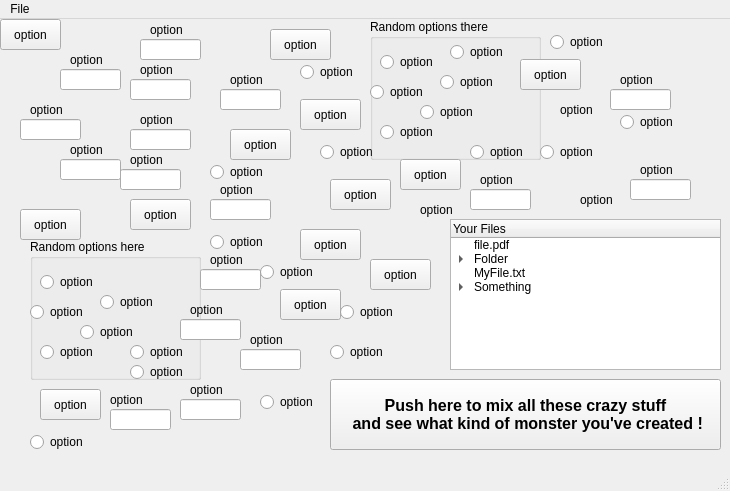
<?xml version="1.0" encoding="UTF-8"?>
<ui version="4.0">
 <class>MainWindow</class>
 <widget class="QMainWindow" name="MainWindow">
  <property name="geometry">
   <rect>
    <x>0</x>
    <y>0</y>
    <width>730</width>
    <height>491</height>
   </rect>
  </property>
  <property name="windowTitle">
   <string>MainWindow</string>
  </property>
  <widget class="QWidget" name="centralwidget">
   <widget class="QGroupBox" name="groupBox">
    <property name="geometry">
     <rect>
      <x>30</x>
      <y>220</y>
      <width>171</width>
      <height>141</height>
     </rect>
    </property>
    <property name="title">
     <string>Random options here</string>
    </property>
    <widget class="QRadioButton" name="radioButton">
     <property name="geometry">
      <rect>
       <x>10</x>
       <y>30</y>
       <width>109</width>
       <height>26</height>
      </rect>
     </property>
     <property name="text">
      <string>option</string>
     </property>
    </widget>
    <widget class="QRadioButton" name="radioButton_2">
     <property name="geometry">
      <rect>
       <x>0</x>
       <y>60</y>
       <width>109</width>
       <height>26</height>
      </rect>
     </property>
     <property name="text">
      <string>option</string>
     </property>
    </widget>
    <widget class="QRadioButton" name="radioButton_3">
     <property name="geometry">
      <rect>
       <x>10</x>
       <y>100</y>
       <width>109</width>
       <height>26</height>
      </rect>
     </property>
     <property name="text">
      <string>option</string>
     </property>
    </widget>
    <widget class="QRadioButton" name="radioButton_4">
     <property name="geometry">
      <rect>
       <x>70</x>
       <y>50</y>
       <width>109</width>
       <height>26</height>
      </rect>
     </property>
     <property name="text">
      <string>option</string>
     </property>
    </widget>
    <widget class="QRadioButton" name="radioButton_5">
     <property name="geometry">
      <rect>
       <x>50</x>
       <y>80</y>
       <width>109</width>
       <height>26</height>
      </rect>
     </property>
     <property name="text">
      <string>option</string>
     </property>
    </widget>
    <widget class="QRadioButton" name="radioButton_6">
     <property name="geometry">
      <rect>
       <x>100</x>
       <y>120</y>
       <width>109</width>
       <height>26</height>
      </rect>
     </property>
     <property name="text">
      <string>option</string>
     </property>
    </widget>
    <widget class="QRadioButton" name="radioButton_7">
     <property name="geometry">
      <rect>
       <x>100</x>
       <y>100</y>
       <width>109</width>
       <height>26</height>
      </rect>
     </property>
     <property name="text">
      <string>option</string>
     </property>
    </widget>
   </widget>
   <widget class="QLineEdit" name="lineEdit">
    <property name="geometry">
     <rect>
      <x>60</x>
      <y>50</y>
      <width>61</width>
      <height>21</height>
     </rect>
    </property>
   </widget>
   <widget class="QLabel" name="label">
    <property name="geometry">
     <rect>
      <x>70</x>
      <y>30</y>
      <width>64</width>
      <height>21</height>
     </rect>
    </property>
    <property name="text">
     <string>option</string>
    </property>
   </widget>
   <widget class="QLineEdit" name="lineEdit_2">
    <property name="geometry">
     <rect>
      <x>130</x>
      <y>60</y>
      <width>61</width>
      <height>21</height>
     </rect>
    </property>
   </widget>
   <widget class="QLabel" name="label_2">
    <property name="geometry">
     <rect>
      <x>140</x>
      <y>40</y>
      <width>64</width>
      <height>21</height>
     </rect>
    </property>
    <property name="text">
     <string>option</string>
    </property>
   </widget>
   <widget class="QLineEdit" name="lineEdit_3">
    <property name="geometry">
     <rect>
      <x>140</x>
      <y>20</y>
      <width>61</width>
      <height>21</height>
     </rect>
    </property>
   </widget>
   <widget class="QLabel" name="label_3">
    <property name="geometry">
     <rect>
      <x>150</x>
      <y>0</y>
      <width>64</width>
      <height>21</height>
     </rect>
    </property>
    <property name="text">
     <string>option</string>
    </property>
   </widget>
   <widget class="QLineEdit" name="lineEdit_4">
    <property name="geometry">
     <rect>
      <x>120</x>
      <y>150</y>
      <width>61</width>
      <height>21</height>
     </rect>
    </property>
   </widget>
   <widget class="QLabel" name="label_4">
    <property name="geometry">
     <rect>
      <x>130</x>
      <y>130</y>
      <width>64</width>
      <height>21</height>
     </rect>
    </property>
    <property name="text">
     <string>option</string>
    </property>
   </widget>
   <widget class="QLineEdit" name="lineEdit_5">
    <property name="geometry">
     <rect>
      <x>60</x>
      <y>140</y>
      <width>61</width>
      <height>21</height>
     </rect>
    </property>
   </widget>
   <widget class="QLabel" name="label_5">
    <property name="geometry">
     <rect>
      <x>70</x>
      <y>120</y>
      <width>64</width>
      <height>21</height>
     </rect>
    </property>
    <property name="text">
     <string>option</string>
    </property>
   </widget>
   <widget class="QLineEdit" name="lineEdit_6">
    <property name="geometry">
     <rect>
      <x>20</x>
      <y>100</y>
      <width>61</width>
      <height>21</height>
     </rect>
    </property>
   </widget>
   <widget class="QLabel" name="label_6">
    <property name="geometry">
     <rect>
      <x>30</x>
      <y>80</y>
      <width>64</width>
      <height>21</height>
     </rect>
    </property>
    <property name="text">
     <string>option</string>
    </property>
   </widget>
   <widget class="QLineEdit" name="lineEdit_7">
    <property name="geometry">
     <rect>
      <x>220</x>
      <y>70</y>
      <width>61</width>
      <height>21</height>
     </rect>
    </property>
   </widget>
   <widget class="QLabel" name="label_7">
    <property name="geometry">
     <rect>
      <x>230</x>
      <y>50</y>
      <width>64</width>
      <height>21</height>
     </rect>
    </property>
    <property name="text">
     <string>option</string>
    </property>
   </widget>
   <widget class="QLineEdit" name="lineEdit_8">
    <property name="geometry">
     <rect>
      <x>130</x>
      <y>110</y>
      <width>61</width>
      <height>21</height>
     </rect>
    </property>
   </widget>
   <widget class="QLabel" name="label_8">
    <property name="geometry">
     <rect>
      <x>140</x>
      <y>90</y>
      <width>64</width>
      <height>21</height>
     </rect>
    </property>
    <property name="text">
     <string>option</string>
    </property>
   </widget>
   <widget class="QLineEdit" name="lineEdit_9">
    <property name="geometry">
     <rect>
      <x>180</x>
      <y>300</y>
      <width>61</width>
      <height>21</height>
     </rect>
    </property>
   </widget>
   <widget class="QLabel" name="label_9">
    <property name="geometry">
     <rect>
      <x>190</x>
      <y>280</y>
      <width>64</width>
      <height>21</height>
     </rect>
    </property>
    <property name="text">
     <string>option</string>
    </property>
   </widget>
   <widget class="QLineEdit" name="lineEdit_10">
    <property name="geometry">
     <rect>
      <x>200</x>
      <y>250</y>
      <width>61</width>
      <height>21</height>
     </rect>
    </property>
   </widget>
   <widget class="QLabel" name="label_10">
    <property name="geometry">
     <rect>
      <x>210</x>
      <y>230</y>
      <width>64</width>
      <height>21</height>
     </rect>
    </property>
    <property name="text">
     <string>option</string>
    </property>
   </widget>
   <widget class="QLineEdit" name="lineEdit_11">
    <property name="geometry">
     <rect>
      <x>180</x>
      <y>380</y>
      <width>61</width>
      <height>21</height>
     </rect>
    </property>
   </widget>
   <widget class="QLabel" name="label_11">
    <property name="geometry">
     <rect>
      <x>190</x>
      <y>360</y>
      <width>64</width>
      <height>21</height>
     </rect>
    </property>
    <property name="text">
     <string>option</string>
    </property>
   </widget>
   <widget class="QLineEdit" name="lineEdit_12">
    <property name="geometry">
     <rect>
      <x>110</x>
      <y>390</y>
      <width>61</width>
      <height>21</height>
     </rect>
    </property>
   </widget>
   <widget class="QLabel" name="label_12">
    <property name="geometry">
     <rect>
      <x>110</x>
      <y>370</y>
      <width>64</width>
      <height>21</height>
     </rect>
    </property>
    <property name="text">
     <string>option</string>
    </property>
   </widget>
   <widget class="QLineEdit" name="lineEdit_13">
    <property name="geometry">
     <rect>
      <x>240</x>
      <y>330</y>
      <width>61</width>
      <height>21</height>
     </rect>
    </property>
   </widget>
   <widget class="QLabel" name="label_13">
    <property name="geometry">
     <rect>
      <x>250</x>
      <y>310</y>
      <width>64</width>
      <height>21</height>
     </rect>
    </property>
    <property name="text">
     <string>option</string>
    </property>
   </widget>
   <widget class="QLineEdit" name="lineEdit_14">
    <property name="geometry">
     <rect>
      <x>210</x>
      <y>180</y>
      <width>61</width>
      <height>21</height>
     </rect>
    </property>
   </widget>
   <widget class="QLabel" name="label_14">
    <property name="geometry">
     <rect>
      <x>220</x>
      <y>160</y>
      <width>64</width>
      <height>21</height>
     </rect>
    </property>
    <property name="text">
     <string>option</string>
    </property>
   </widget>
   <widget class="QPushButton" name="pushButton">
    <property name="geometry">
     <rect>
      <x>20</x>
      <y>190</y>
      <width>61</width>
      <height>31</height>
     </rect>
    </property>
    <property name="text">
     <string>option</string>
    </property>
   </widget>
   <widget class="QPushButton" name="pushButton_2">
    <property name="geometry">
     <rect>
      <x>130</x>
      <y>180</y>
      <width>61</width>
      <height>31</height>
     </rect>
    </property>
    <property name="text">
     <string>option</string>
    </property>
   </widget>
   <widget class="QPushButton" name="pushButton_3">
    <property name="geometry">
     <rect>
      <x>230</x>
      <y>110</y>
      <width>61</width>
      <height>31</height>
     </rect>
    </property>
    <property name="text">
     <string>option</string>
    </property>
   </widget>
   <widget class="QPushButton" name="pushButton_4">
    <property name="geometry">
     <rect>
      <x>270</x>
      <y>10</y>
      <width>61</width>
      <height>31</height>
     </rect>
    </property>
    <property name="text">
     <string>option</string>
    </property>
   </widget>
   <widget class="QPushButton" name="pushButton_5">
    <property name="geometry">
     <rect>
      <x>300</x>
      <y>80</y>
      <width>61</width>
      <height>31</height>
     </rect>
    </property>
    <property name="text">
     <string>option</string>
    </property>
   </widget>
   <widget class="QPushButton" name="pushButton_6">
    <property name="geometry">
     <rect>
      <x>300</x>
      <y>210</y>
      <width>61</width>
      <height>31</height>
     </rect>
    </property>
    <property name="text">
     <string>option</string>
    </property>
   </widget>
   <widget class="QPushButton" name="pushButton_7">
    <property name="geometry">
     <rect>
      <x>330</x>
      <y>160</y>
      <width>61</width>
      <height>31</height>
     </rect>
    </property>
    <property name="text">
     <string>option</string>
    </property>
   </widget>
   <widget class="QPushButton" name="pushButton_8">
    <property name="geometry">
     <rect>
      <x>280</x>
      <y>270</y>
      <width>61</width>
      <height>31</height>
     </rect>
    </property>
    <property name="text">
     <string>option</string>
    </property>
   </widget>
   <widget class="QPushButton" name="pushButton_9">
    <property name="geometry">
     <rect>
      <x>40</x>
      <y>370</y>
      <width>61</width>
      <height>31</height>
     </rect>
    </property>
    <property name="text">
     <string>option</string>
    </property>
   </widget>
   <widget class="QPushButton" name="pushButton_10">
    <property name="geometry">
     <rect>
      <x>0</x>
      <y>0</y>
      <width>61</width>
      <height>31</height>
     </rect>
    </property>
    <property name="text">
     <string>option</string>
    </property>
   </widget>
   <widget class="QRadioButton" name="radioButton_9">
    <property name="geometry">
     <rect>
      <x>210</x>
      <y>140</y>
      <width>109</width>
      <height>26</height>
     </rect>
    </property>
    <property name="text">
     <string>option</string>
    </property>
   </widget>
   <widget class="QRadioButton" name="radioButton_10">
    <property name="geometry">
     <rect>
      <x>210</x>
      <y>210</y>
      <width>109</width>
      <height>26</height>
     </rect>
    </property>
    <property name="text">
     <string>option</string>
    </property>
   </widget>
   <widget class="QRadioButton" name="radioButton_11">
    <property name="geometry">
     <rect>
      <x>260</x>
      <y>240</y>
      <width>109</width>
      <height>26</height>
     </rect>
    </property>
    <property name="text">
     <string>option</string>
    </property>
   </widget>
   <widget class="QRadioButton" name="radioButton_12">
    <property name="geometry">
     <rect>
      <x>260</x>
      <y>370</y>
      <width>109</width>
      <height>26</height>
     </rect>
    </property>
    <property name="text">
     <string>option</string>
    </property>
   </widget>
   <widget class="QRadioButton" name="radioButton_13">
    <property name="geometry">
     <rect>
      <x>320</x>
      <y>120</y>
      <width>109</width>
      <height>26</height>
     </rect>
    </property>
    <property name="text">
     <string>option</string>
    </property>
   </widget>
   <widget class="QRadioButton" name="radioButton_14">
    <property name="geometry">
     <rect>
      <x>300</x>
      <y>40</y>
      <width>109</width>
      <height>26</height>
     </rect>
    </property>
    <property name="text">
     <string>option</string>
    </property>
   </widget>
   <widget class="QPushButton" name="pushButton_11">
    <property name="geometry">
     <rect>
      <x>330</x>
      <y>360</y>
      <width>391</width>
      <height>71</height>
     </rect>
    </property>
    <property name="font">
     <font>
      <pointsize>12</pointsize>
      <weight>75</weight>
      <bold>true</bold>
     </font>
    </property>
    <property name="text">
     <string>Push here to mix all these crazy stuff
 and see what kind of monster you've created !</string>
    </property>
    <property name="default">
     <bool>false</bool>
    </property>
    <property name="flat">
     <bool>false</bool>
    </property>
   </widget>
   <widget class="QGroupBox" name="groupBox_2">
    <property name="geometry">
     <rect>
      <x>370</x>
      <y>0</y>
      <width>171</width>
      <height>141</height>
     </rect>
    </property>
    <property name="title">
     <string>Random options there</string>
    </property>
    <widget class="QRadioButton" name="radioButton_15">
     <property name="geometry">
      <rect>
       <x>10</x>
       <y>30</y>
       <width>109</width>
       <height>26</height>
      </rect>
     </property>
     <property name="text">
      <string>option</string>
     </property>
    </widget>
    <widget class="QRadioButton" name="radioButton_16">
     <property name="geometry">
      <rect>
       <x>0</x>
       <y>60</y>
       <width>109</width>
       <height>26</height>
      </rect>
     </property>
     <property name="text">
      <string>option</string>
     </property>
    </widget>
    <widget class="QRadioButton" name="radioButton_17">
     <property name="geometry">
      <rect>
       <x>10</x>
       <y>100</y>
       <width>109</width>
       <height>26</height>
      </rect>
     </property>
     <property name="text">
      <string>option</string>
     </property>
    </widget>
    <widget class="QRadioButton" name="radioButton_18">
     <property name="geometry">
      <rect>
       <x>70</x>
       <y>50</y>
       <width>109</width>
       <height>26</height>
      </rect>
     </property>
     <property name="text">
      <string>option</string>
     </property>
    </widget>
    <widget class="QRadioButton" name="radioButton_19">
     <property name="geometry">
      <rect>
       <x>50</x>
       <y>80</y>
       <width>109</width>
       <height>26</height>
      </rect>
     </property>
     <property name="text">
      <string>option</string>
     </property>
    </widget>
    <widget class="QRadioButton" name="radioButton_20">
     <property name="geometry">
      <rect>
       <x>100</x>
       <y>120</y>
       <width>109</width>
       <height>26</height>
      </rect>
     </property>
     <property name="text">
      <string>option</string>
     </property>
    </widget>
    <widget class="QRadioButton" name="radioButton_22">
     <property name="geometry">
      <rect>
       <x>80</x>
       <y>20</y>
       <width>109</width>
       <height>26</height>
      </rect>
     </property>
     <property name="text">
      <string>option</string>
     </property>
    </widget>
   </widget>
   <widget class="QTreeWidget" name="treeWidget">
    <property name="geometry">
     <rect>
      <x>450</x>
      <y>200</y>
      <width>271</width>
      <height>151</height>
     </rect>
    </property>
    <column>
     <property name="text">
      <string>Your Files</string>
     </property>
    </column>
    <item>
     <property name="text">
      <string>file.pdf</string>
     </property>
    </item>
    <item>
     <property name="text">
      <string>Folder</string>
     </property>
     <item>
      <property name="text">
       <string>Subitem</string>
      </property>
     </item>
    </item>
    <item>
     <property name="text">
      <string>MyFile.txt</string>
     </property>
    </item>
    <item>
     <property name="text">
      <string>Something</string>
     </property>
     <item>
      <property name="text">
       <string>test</string>
      </property>
     </item>
    </item>
   </widget>
   <widget class="QRadioButton" name="radioButton_23">
    <property name="geometry">
     <rect>
      <x>340</x>
      <y>280</y>
      <width>109</width>
      <height>26</height>
     </rect>
    </property>
    <property name="text">
     <string>option</string>
    </property>
   </widget>
   <widget class="QRadioButton" name="radioButton_24">
    <property name="geometry">
     <rect>
      <x>620</x>
      <y>90</y>
      <width>109</width>
      <height>26</height>
     </rect>
    </property>
    <property name="text">
     <string>option</string>
    </property>
   </widget>
   <widget class="QRadioButton" name="radioButton_25">
    <property name="geometry">
     <rect>
      <x>540</x>
      <y>120</y>
      <width>109</width>
      <height>26</height>
     </rect>
    </property>
    <property name="text">
     <string>option</string>
    </property>
   </widget>
   <widget class="QRadioButton" name="radioButton_26">
    <property name="geometry">
     <rect>
      <x>330</x>
      <y>320</y>
      <width>109</width>
      <height>26</height>
     </rect>
    </property>
    <property name="text">
     <string>option</string>
    </property>
   </widget>
   <widget class="QPushButton" name="pushButton_12">
    <property name="geometry">
     <rect>
      <x>370</x>
      <y>240</y>
      <width>61</width>
      <height>31</height>
     </rect>
    </property>
    <property name="text">
     <string>option</string>
    </property>
   </widget>
   <widget class="QPushButton" name="pushButton_13">
    <property name="geometry">
     <rect>
      <x>520</x>
      <y>40</y>
      <width>61</width>
      <height>31</height>
     </rect>
    </property>
    <property name="text">
     <string>option</string>
    </property>
   </widget>
   <widget class="QPushButton" name="pushButton_14">
    <property name="geometry">
     <rect>
      <x>400</x>
      <y>140</y>
      <width>61</width>
      <height>31</height>
     </rect>
    </property>
    <property name="text">
     <string>option</string>
    </property>
   </widget>
   <widget class="QLabel" name="label_15">
    <property name="geometry">
     <rect>
      <x>480</x>
      <y>150</y>
      <width>64</width>
      <height>21</height>
     </rect>
    </property>
    <property name="text">
     <string>option</string>
    </property>
   </widget>
   <widget class="QLabel" name="label_16">
    <property name="geometry">
     <rect>
      <x>420</x>
      <y>180</y>
      <width>64</width>
      <height>21</height>
     </rect>
    </property>
    <property name="text">
     <string>option</string>
    </property>
   </widget>
   <widget class="QLineEdit" name="lineEdit_15">
    <property name="geometry">
     <rect>
      <x>470</x>
      <y>170</y>
      <width>61</width>
      <height>21</height>
     </rect>
    </property>
   </widget>
   <widget class="QLabel" name="label_17">
    <property name="geometry">
     <rect>
      <x>640</x>
      <y>140</y>
      <width>64</width>
      <height>21</height>
     </rect>
    </property>
    <property name="text">
     <string>option</string>
    </property>
   </widget>
   <widget class="QLabel" name="label_18">
    <property name="geometry">
     <rect>
      <x>580</x>
      <y>170</y>
      <width>64</width>
      <height>21</height>
     </rect>
    </property>
    <property name="text">
     <string>option</string>
    </property>
   </widget>
   <widget class="QLineEdit" name="lineEdit_16">
    <property name="geometry">
     <rect>
      <x>630</x>
      <y>160</y>
      <width>61</width>
      <height>21</height>
     </rect>
    </property>
   </widget>
   <widget class="QLabel" name="label_19">
    <property name="geometry">
     <rect>
      <x>620</x>
      <y>50</y>
      <width>64</width>
      <height>21</height>
     </rect>
    </property>
    <property name="text">
     <string>option</string>
    </property>
   </widget>
   <widget class="QLabel" name="label_20">
    <property name="geometry">
     <rect>
      <x>560</x>
      <y>80</y>
      <width>64</width>
      <height>21</height>
     </rect>
    </property>
    <property name="text">
     <string>option</string>
    </property>
   </widget>
   <widget class="QLineEdit" name="lineEdit_17">
    <property name="geometry">
     <rect>
      <x>610</x>
      <y>70</y>
      <width>61</width>
      <height>21</height>
     </rect>
    </property>
   </widget>
   <widget class="QRadioButton" name="radioButton_21">
    <property name="geometry">
     <rect>
      <x>550</x>
      <y>10</y>
      <width>109</width>
      <height>26</height>
     </rect>
    </property>
    <property name="text">
     <string>option</string>
    </property>
   </widget>
   <widget class="QRadioButton" name="radioButton_8">
    <property name="geometry">
     <rect>
      <x>30</x>
      <y>410</y>
      <width>109</width>
      <height>26</height>
     </rect>
    </property>
    <property name="text">
     <string>option</string>
    </property>
   </widget>
  </widget>
  <widget class="QMenuBar" name="menubar">
   <property name="geometry">
    <rect>
     <x>0</x>
     <y>0</y>
     <width>730</width>
     <height>27</height>
    </rect>
   </property>
   <widget class="QMenu" name="menuFile">
    <property name="title">
     <string>File</string>
    </property>
   </widget>
   <addaction name="menuFile"/>
  </widget>
  <widget class="QStatusBar" name="statusbar"/>
 </widget>
 <resources/>
 <connections/>
</ui>
